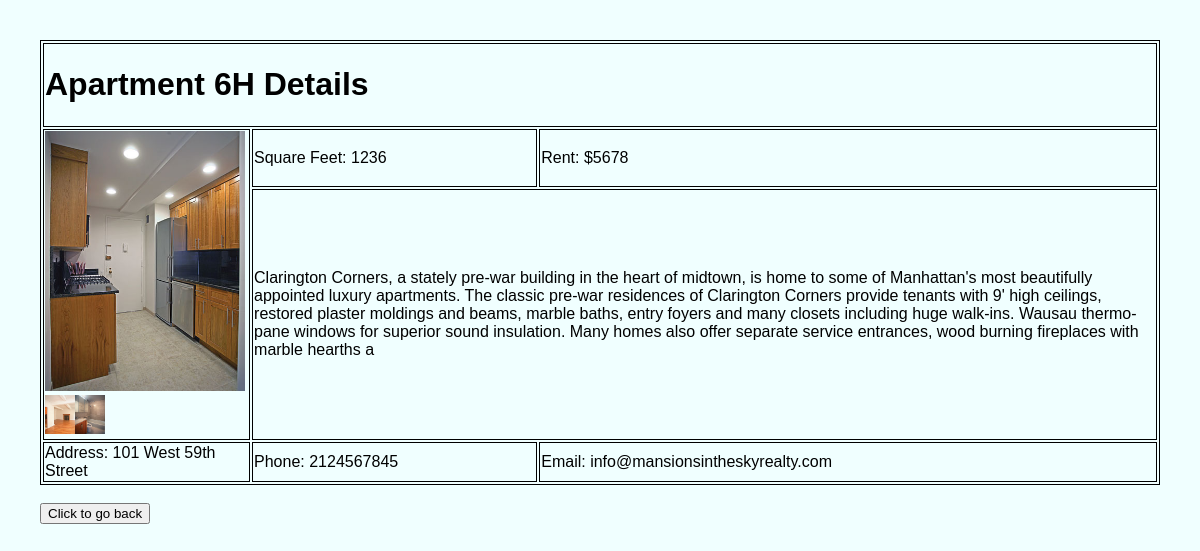
Screenshot of /aptDetails.php?IDapt=6 with the database file from the repository.
### tables this page shows
CREATE TABLE IF NOT EXISTS `apartments` (
  `IDapt` int(6) unsigned NOT NULL,
  `apt` varchar(7) DEFAULT NULL,
  `bdrms` int(1) DEFAULT NULL,
  `baths` float DEFAULT NULL,
  `rent` int(5) DEFAULT NULL,
  `sqft` int(4) DEFAULT NULL,
  `floor` int(2) DEFAULT NULL,
  `isAvail` tinyint(1) DEFAULT NULL,
  `aptDesc` varchar(1500) DEFAULT NULL,
  `bldgID` int(2) DEFAULT NULL,
  `aptTitle` varchar(500) DEFAULT NULL,
  `floorplan` varchar(100) NOT NULL DEFAULT 'floorplan-bdrms-1.pdf'
);

CREATE TABLE IF NOT EXISTS `images` (
  `IDimg` int(2) NOT NULL,
  `imgName` varchar(150) NOT NULL,
  `foreignID` int(5) NOT NULL,
  `catID` int(2) NOT NULL
);

CREATE TABLE IF NOT EXISTS `buildings` (
  `IDbldg` int(2) NOT NULL,
  `bldgName` varchar(30) NOT NULL,
  `hoodID` int(2) NOT NULL,
  `address` varchar(100) NOT NULL,
  `phone` int(10) NOT NULL,
  `email` varchar(45) NOT NULL,
  `floors` int(2) NOT NULL,
  `isDoorman` tinyint(1) NOT NULL,
  `isElevator` tinyint(1) NOT NULL,
  `isPets` tinyint(1) NOT NULL,
  `yearBuilt` year(4) NOT NULL,
  `isLaundry` tinyint(1) NOT NULL,
  `isParking` tinyint(1) NOT NULL,
  `bldgDesc` varchar(500) NOT NULL,
  `isGym` tinyint(1) NOT NULL
);

### aptDetails.php (the view, shortened to what this page needs)
<?php
require_once("conn/connApts.php");
$IDapt = $_GET['IDapt'];
$query = "SELECT * FROM apartments, buildings, images WHERE apartments.bldgID = buildings.IDbldg AND IDapt = '$IDapt';";
$imageQuery = "SELECT * FROM apartments, images WHERE apartments.IDapt = images.foreignID AND IDapt = '$IDapt' AND catID = 1;";
$result = mysqli_query($conn, $query);
$imageResult = mysqli_query($conn, $imageQuery);
$row = mysqli_fetch_array($result);
$imageRow = mysqli_fetch_array($imageResult);
$row_cnt = $imageResult->num_rows;
?>
<!DOCTYPE html>
<html>
<head>
    <link href="css/apts.css" rel="stylesheet">
</head>
<body>
    <table>
        <tr>
            <td colspan="3"><h1>Apartment <?php echo $row['apt']; ?> Details</h1></td>
        </tr>
        <tr>
            <td rowspan="2">
                <img width="200px" id="mainPic" src="images/propPics/<?php echo $imageRow['imgName'] == '' ? "SohoLoftsApt2.jpg": $imageRow['imgName']; ?>">
                <?php if($row_cnt > 1){
                    echo "<br>";
                    for($i = 1; $i < $row_cnt; $i++){
                        $imageRow = mysqli_fetch_array($imageResult);
                        echo '<img onclick="switchImage()" width="30px" src="images/propPics/' . $imageRow['imgName'] . '" id="' . $imageRow['imgName'] . '">';
                    }
                }; ?>
            </td>
            <td>Square Feet: <?php echo $row['sqft']; ?></td>
            <td>Rent: $<?php echo $row['rent']; ?></td>
        </tr>
        <tr>
            <td colspan="2"><?php echo $row['aptDesc']; ?></td>
        </tr>
        <tr>
            <td>Address: <?php echo $row['address']; ?></td>
            <td>Phone: <?php echo $row['phone']; ?></td>
            <td>Email: <?php echo $row['email']; ?></td>
        </tr>
    </table>
    <br>
    <button class="backButt" onclick="goBack()" width="100px">Click to go back</button>
</body>
</html>

### css/apts.css (style rules this page uses)
body { background-color: azure; font-family: sans-serif; font-size: 1rem; padding: 2rem; }

### aptDetails.php (style rules this page uses)
table, tr, td { border: 1px solid black; min-width:10px; min-height:10px; }

### rows the page displays
apartments: apt "6H", images.imgName (picture), sqft "1236", rent "5678", aptDesc "Clarington Corners, a stately pre-war building in the heart of midtown, is home to some of Manhattan's most beautifully appointed luxury apartments. The classic pre-war residences of Clarington Corners provide tenants with 9' high ceilings, restored plaster moldings and beams, marble baths, entry foyers and many closets including huge walk-ins. Wausau thermo-pane windows for superior sound insulation. Many homes also offer separate service entrances, wood burning fireplaces with marble hearths a"
images: imgName (picture)
buildings: address "101 West 59th Street", phone "2124567845", email "info@mansionsintheskyrealty.com"
